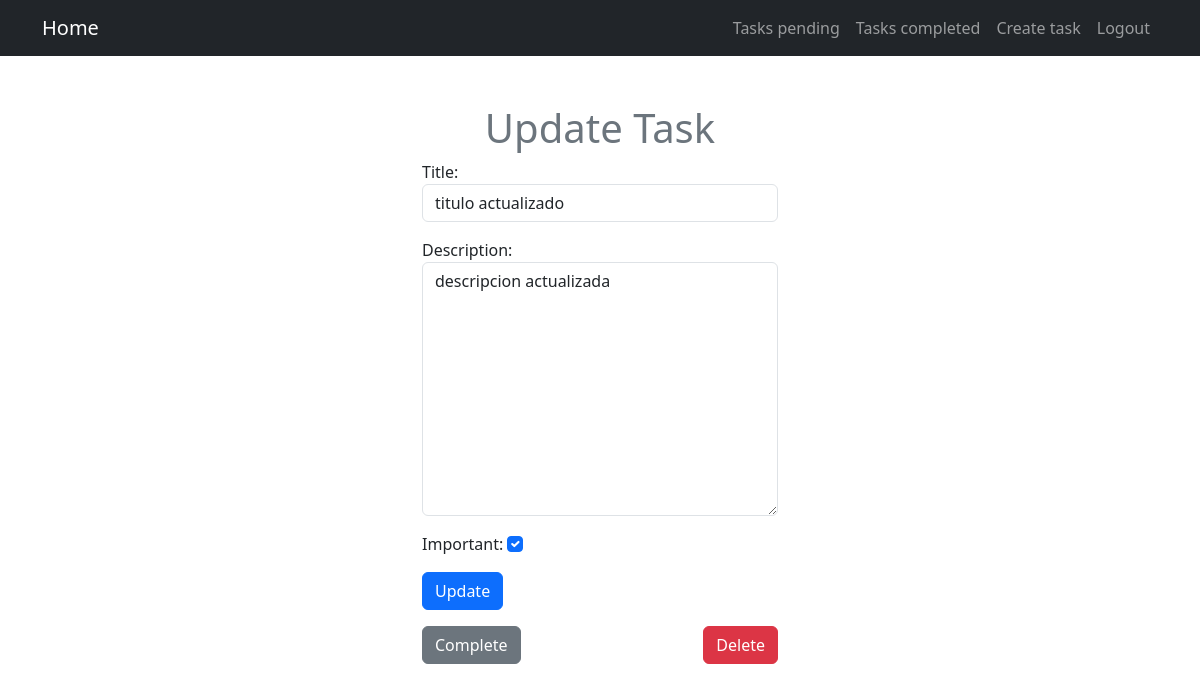
The app's page /tasks/2/ (signed in) with its own data.
### tasks/models.py (models this page shows, shortened)
class Task(models.Model):
    title = models.CharField(max_length=100)
    description = models.TextField(blank=True)
    created = models.DateTimeField(auto_now_add=True)
    datecompleated = models.DateTimeField(null=True, blank=True)
    important = models.BooleanField(default=False)
    user = models.ForeignKey(User, on_delete=models.CASCADE)

### tasks/views.py (the view, shortened to what this page needs)
# urls.py: path('tasks/<int:task_id>/', views.task_detail, name='task_detail'),
@login_required
def task_detail(request, task_id):
    if request.method == 'GET':
        task = get_object_or_404(Task, pk=task_id, user=request.user)
        form = TaskForm(instance=task)
        return render(request, 'task.html', {
            'task': task,
            'form': form
        })

### tasks/forms.py
class TaskForm(forms.ModelForm):
    class Meta:
        model = Task
        fields = ['title', 'description', 'important']
        widgets = {
            'title': forms.TextInput(attrs={'class': 'form-control', 'placeholder': 'Write a title'}),
            'description': forms.Textarea(attrs={'class': 'form-control', 'placeholder': 'Write a description'}),
            'important': forms.CheckboxInput(attrs={'class': 'form-check-input text-center'})
        }

### tasks/templates/task.html (shortened to what this page needs)
{% extends 'base.html' %}
{% block content %}
<main class="container">
    <div class="row">
        <div class="col-md-4 offset-md-4">
            <h1 class="text-secondary text-center mt-5">Update Task</h1>
            <form method="post">
                {{form.as_p}}
                <button class="btn btn-primary">
                    Update
                </button>
            </form>
            <div class="d-flex justify-content-between mt-3">
                <form action="{% url 'complete_task' task.id %}" method="post">
                    <button  class="btn btn-secondary">Complete</button>
                </form>
                <form action="{% url 'delete_task' task.id %}" method="post">
                    <button  class="btn btn-danger">Delete</button>
                </form>
            </div>
        </div>
    </div>
</main>
{% endblock %}

### records on screen
Task: title "titulo actualizado", description "descripcion actualizada", important "☑"
